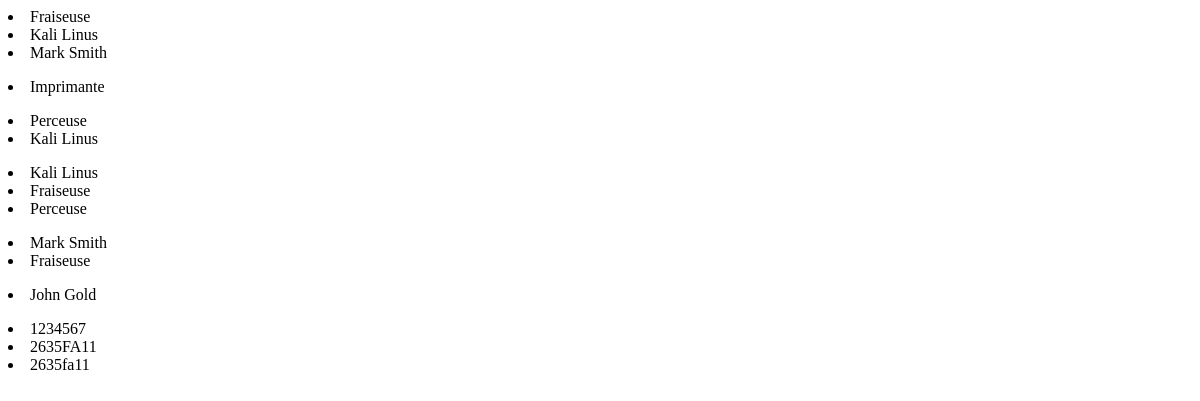
Page /fablab/testpage/ (signed in) on the earlier database version.
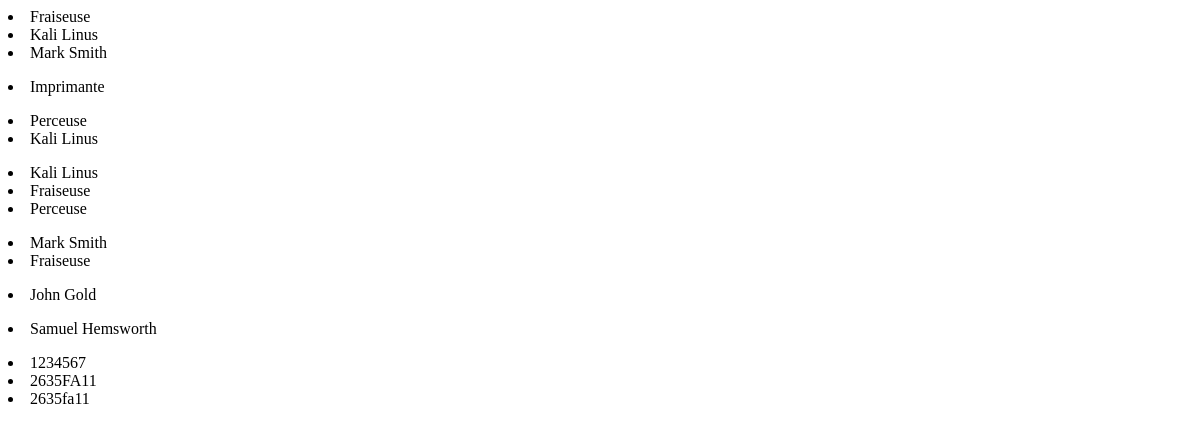
Same page on the later database version.
### fablab/models.py (models this page shows)
class Machine(models.Model):
    machine_name = models.CharField(max_length=100)
    machine_user = models.ManyToManyField(Machine_User)
    def __str__(self):
        return self.machine_name
    class Meta:
        ordering = ('machine_name',)

class Machine_User(models.Model):
    first_name = models.CharField(max_length=30)
    last_name = models.CharField(max_length=30)
    def __str__(self):
        return "%s %s" % (self.first_name, self.last_name)

class CardID(models.Model):
    cardID = models.CharField(max_length=200)
    machine_user = models.ManyToManyField(Machine_User)
    machine = models.ManyToManyField(Machine)
    def __str__(self):
        return self.cardID

### fablab/views.py (the view)
@login_required(login_url='/fablab/index2')
def testpage(request):
	machine_list = Machine.objects.all()
	user_list = Machine_User.objects.all()
	cardID_list = CardID.objects.all();
	context = { 'machine_list': machine_list, 'user_list' : user_list, 'cardID_list' : cardID_list }
	return render(request, 'fablab/testpage.html', context)

### fablab/templates/fablab/testpage.html (shortened to what this page needs)
{% for machine in machine_list %}
    <li> {{ machine.machine_name }} </li>
    {% for m_user in machine.machine_user.all %}
		<li> {{ m_user }} </li>
	{% endfor %}
{% endfor %}
{% for user in user_list %}
    <li> {{ user }} </li>
    {% for u_machine in user.machine_set.all %}
		<li> {{ u_machine }} </li>
	{% endfor %}
{% endfor %}
{% for card in cardID_list %}
    <li> {{ card }} </li>
{% endfor %}

Differences in the rows shown:
added Machine_User: first_name+last_name "Samuel Hemsworth"
